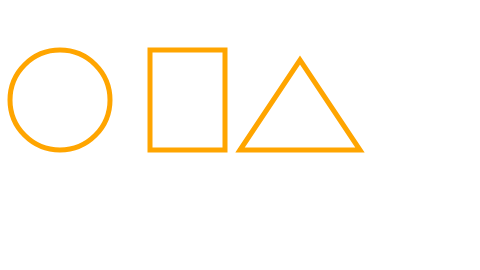
Frame 1 (no input)
Frame 60 (no input): identical to frame 1, image omitted
Frame 120 (the mouse pressed at the canvas centre since frame 60): identical to frame 1, image omitted

The p5.js sketch that drew this single still picture (run headless with seeded random() and noise() and a simulated clock; from frame 60 on, the mouse is pressed at the canvas centre):

// p5.js sketch
// ── sketch.js

// Example 1-1: stroke and fill

function setup() {
    createCanvas(480, 270);
    strokeWeight(5)
    stroke('orange'); 
    noFill()

    
  }
  
  function draw() {
    background(255);
    rect(150,50,75,100);
    ellipse(60,100,100,100);
    triangle(240, 150, 300, 60, 360, 150);
    
  }
